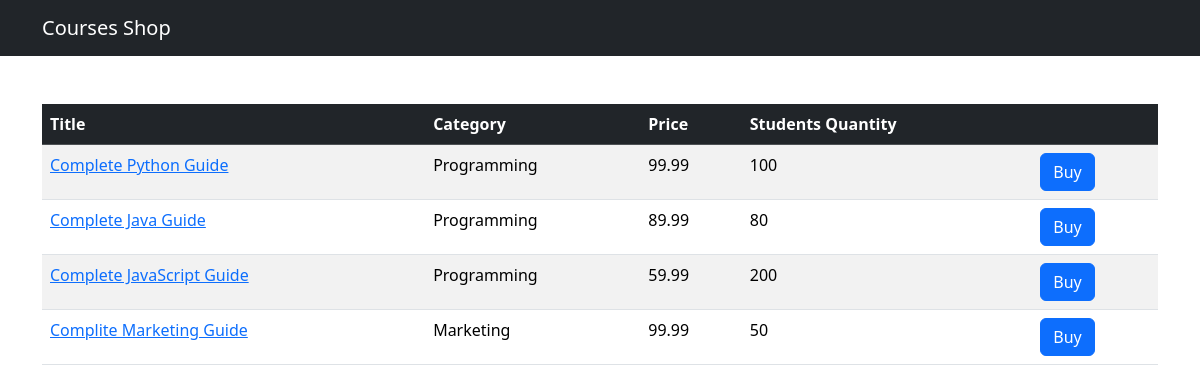
Page /shop/ on the earlier database version.
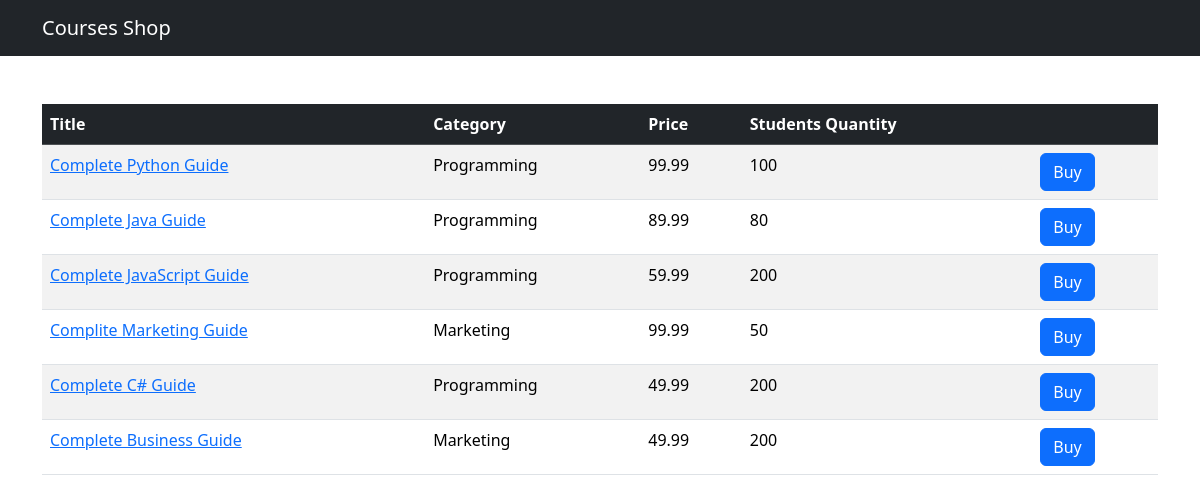
Same page on the later database version.
### shop/models.py (models this page shows, shortened)
class Course(models.Model):
    title = models.CharField(max_length=300)
    price = models.FloatField()
    students_qty = models.IntegerField()
    reviews_qty = models.IntegerField()
    category = models.ForeignKey(Category, on_delete=models.CASCADE)
    created_at = models.DateTimeField(default=timezone.now)

class Category(models.Model):
    title = models.CharField(max_length=255)
    created_at = models.DateTimeField(default=timezone.now)
    def __str__(self):
        return self.title

### shop/views.py (the view)
# urls.py: path('', views.index, name='index'),
def index(request):
    courses = Course.objects.all()
    return render(request, 'shop/courses.html', {'courses': courses})

### templates/shop/courses.html (shortened to what this page needs)
{% extends 'base.html' %}
{% block content %}
<table class="table mt-5 tab le-boarded table-striped table-hover">
    <thead class="table-dark">
        <tr>
            <th>Title</th>
            <th>Category</th>
            <th>Price</th>
            <th>Students Quantity</th>
            <th></th>
        </tr>
    </thead>
    <tbody>
        {% for course in courses %}
        <tr>
            <td>
                <a href={% url "shop:single_course" course.id %}>{{ course.title }}</a>
            </td>
            <td>{{ course.category }}</td>
            <td>{{ course.price }}</td>
            <td>{{  course.students_qty }}</td>
            <td><button class="btn btn-primary">Buy</button></td>
        </tr>
        {% endfor %}
    </tbody>
</table>
{% endblock %}

### templates/base.html (shortened to what this page needs)
<!doctype html>
<html lang="en">
<head>
    <link href="https://cdn.jsdelivr.net/npm/bootstrap@5.3.3/dist/css/bootstrap.min.css" rel="stylesheet">
</head>
<body>
    <nav class="navbar navbar-dark bg-dark">
        <div class="container">
            <a href={% url 'shop:index' %} class="navbar-brand">Courses Shop</a>
        </div>
    </nav>
    <main class="container">
        {% block content %}
        {% endblock%}
    </main>
</body>
</html>

Differences in the rows shown:
added Course: title "Complete C# Guide", category "Programming", price "49.99", students_qty "200"
added Course: title "Complete Business Guide", category "Marketing", price "49.99", students_qty "200"
